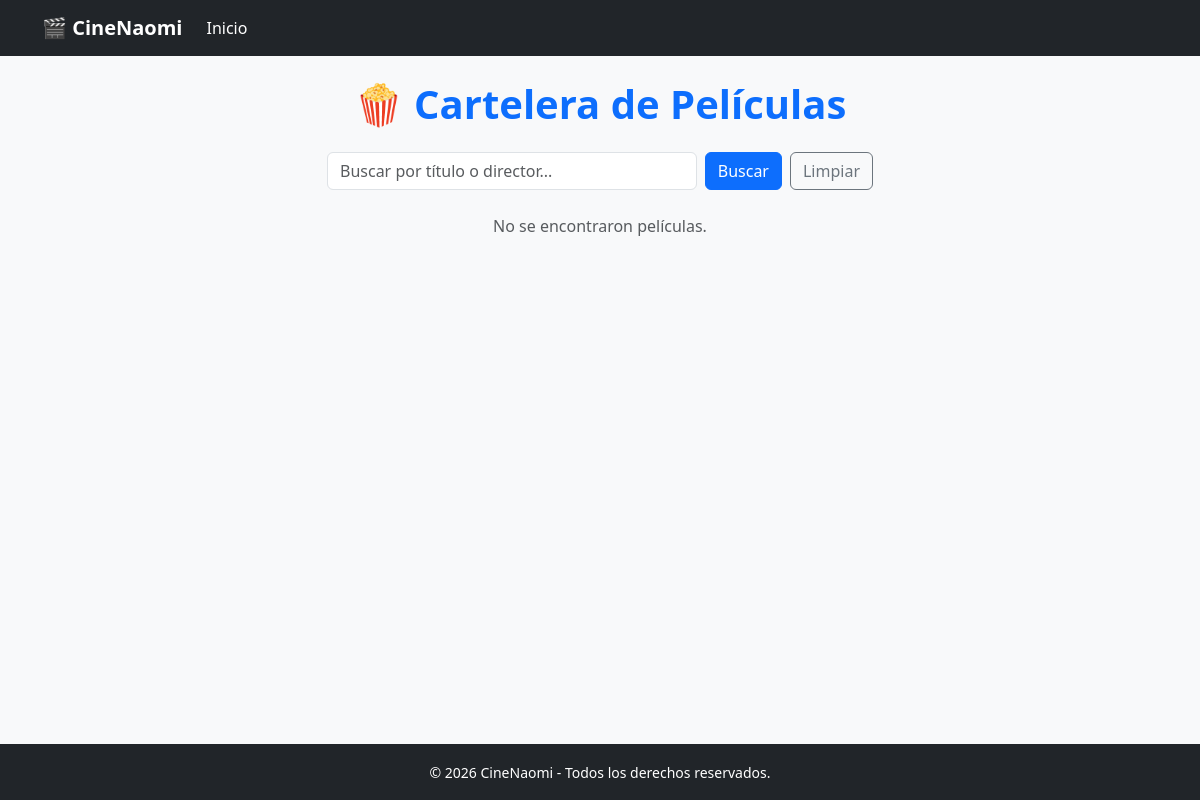
Before: / with the older database file.
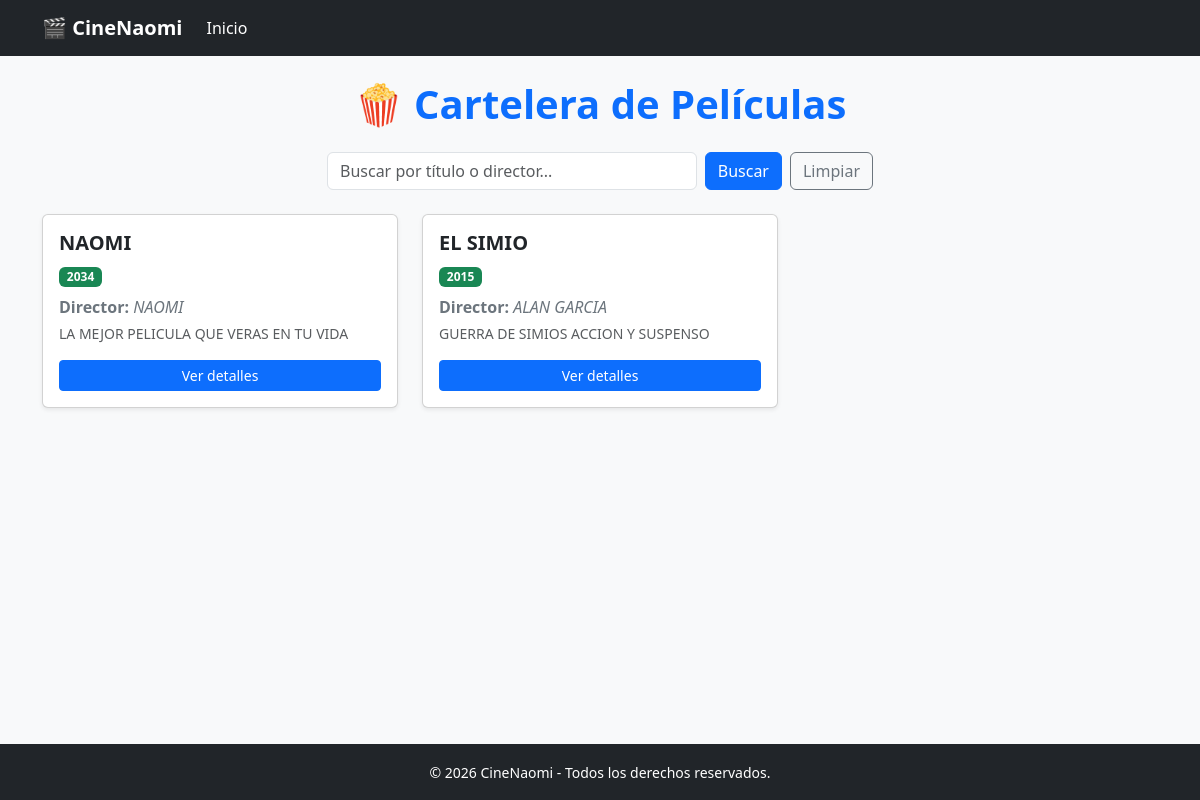
After: the same page with the newer database file.
### movies/models.py (models this page shows, shortened)
class Movie(models.Model):
    title = models.CharField(max_length=100)
    year = models.IntegerField()
    director= models.CharField(max_length=100 , null=True, blank=True)
    sinopsis= models.TextField(null=True, blank=True)

### movies/views.py (the view)
# urls.py: path('', views.lista_movies, name='lista_movies'),
def lista_movies(request):
    busqueda = request.GET.get('q')
    if busqueda:
        peliculas = Movie.objects.filter(title__icontains=busqueda)
    else:
        peliculas = Movie.objects.all()
    return render(request, 'movies/lista.html', {'movies': peliculas})

### movies/templates/movies/lista.html (shortened to what this page needs)
{% extends "base.html" %}
{% block content %}
    <h1 class="text-center text-primary mb-4 fw-bold">🍿 Cartelera de Películas</h1>
    <div class="row justify-content-center mb-4">
        <div class="col-md-6">
            <form method="GET" action="" class="d-flex gap-2">
                <input type="text" name="q" class="form-control" placeholder="Buscar por título o director..." value="{{ request.GET.q }}">
                <button type="submit" class="btn btn-primary">Buscar</button>
                <a href="/" class="btn btn-outline-secondary">Limpiar</a>
            </form>
        </div>
    </div>
    <div class="row">
        {% for movie in movies %}
            <div class="col-md-4 mb-4">
                <div class="card h-100 shadow-sm">
                    <div class="card-body d-flex flex-column justify-content-between">
                        <div>
                            <h5 class="card-title text-uppercase fw-bold text-dark">{{ movie.title }}</h5>
                            <span class="badge bg-success mb-2">{{ movie.year }}</span>
                            <p class="card-text text-secondary mb-1"><strong>Director:</strong> <em>{{ movie.director }}</em></p>
                            <p class="card-text text-muted small">{{ movie.sinopsis|default:"Sin descripción disponible." }}</p>
                        </div>
                        <div class="mt-3">
                            <a href="{% url 'pelicula_detalle' movie.pk %}" class="btn btn-primary btn-sm w-100">Ver detalles</a>
                        </div>
                    </div>
                </div>
            </div>
        {% empty %}
            <div class="col-12">
                <p class="text-center text-muted">No se encontraron películas.</p>
            </div>
        {% endfor %}
    </div>
{% endblock %}

### movies/templates/base.html (shortened to what this page needs)
<!DOCTYPE html>
<html lang="es">
<head>
    <link href="https://cdn.jsdelivr.net/npm/bootstrap@5.3.3/dist/css/bootstrap.min.css" rel="stylesheet">
</head>
<body class="bg-light sitio-web"> <nav class="navbar navbar-expand-lg navbar-dark bg-dark mb-4">
        <div class="container">
            <a class="navbar-brand fw-bold" href="/">🎬 CineNaomi</a>
            <div class="collapse navbar-collapse" id="navbarNav">
                <ul class="navbar-nav">
                    <li class="nav-item">
                        <a class="nav-link active" href="/">Inicio</a>
                    </li>
                </ul>
            </div>
        </div>
    </nav>
    <main class="contenido-principal">
        <div class="container">
            {% block content %}
            {% endblock %}
        </div>
    </main>
    <footer class="bg-dark text-white text-center py-3">
        <div class="container">
            <small>&copy; 2026 CineNaomi - Todos los derechos reservados.</small>
        </div>
    </footer>
</body>
</html>

### movies/templates/base.html (style rules this page uses)
.sitio-web { min-height: 100vh; display: flex; flex-direction: column; }
.contenido-principal { flex: 1; }

Changed rows visible on the page:
added Movie: title "NAOMI", year "2034", director "NAOMI", sinopsis "LA MEJOR PELICULA QUE VERAS EN TU VIDA"
added Movie: title "EL SIMIO", year "2015", director "ALAN GARCIA", sinopsis "GUERRA DE SIMIOS ACCION Y SUSPENSO"
Other visible differences:
text no longer shown: "No se encontraron películas."
